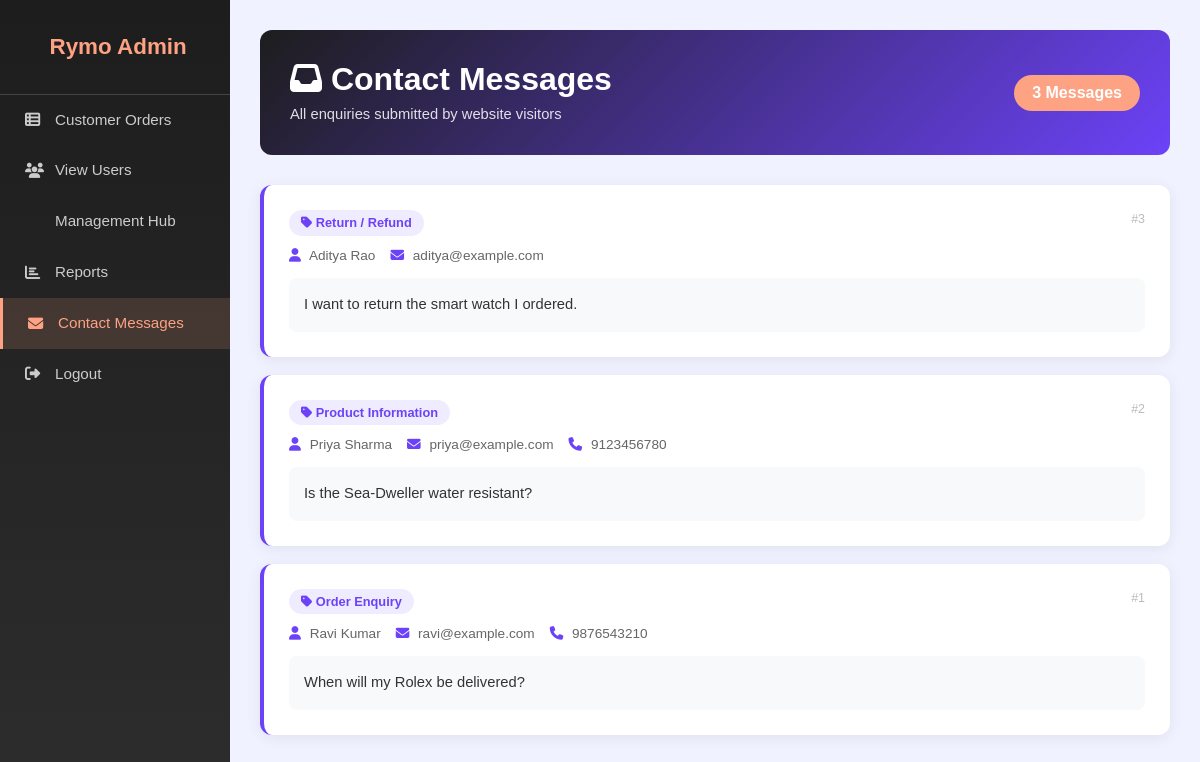
Screenshot of /admin_contact.php (signed in) with the database file from the repository.
### tables this page shows
CREATE TABLE IF NOT EXISTS `contact_us` (
  `id`        int(11)      NOT NULL AUTO_INCREMENT,
  `name`      varchar(255) NOT NULL,
  `email`     varchar(255) NOT NULL,
  `phone`     varchar(20)  DEFAULT '',
  `subject`   varchar(255) NOT NULL,
  `message`   text         NOT NULL,
  `created_at` timestamp   NOT NULL DEFAULT CURRENT_TIMESTAMP,
  PRIMARY KEY (`id`)
);

### admin_contact.php (the view, shortened to what this page needs)
<?php
$con = mysqli_connect('localhost', 'root', '', 'rymowatch');
$messages_res = mysqli_query($con, "SELECT * FROM contact_us ORDER BY id DESC");
$total_msg    = mysqli_num_rows($messages_res);
?>
<!DOCTYPE html>
<html lang="en">
<head>
  <link rel="stylesheet" href="https://cdn.jsdelivr.net/npm/bootstrap@4.1.3/dist/css/bootstrap.min.css"
>
  <link rel="stylesheet" href="https://cdnjs.cloudflare.com/ajax/libs/font-awesome/6.2.1/css/all.min.css">
</head>
<body>
<div class="sidebar">
  <div class="logo"><i class="fa-solid fa-watch"></i> Rymo Admin</div>
  <a href="admin.php"><i class="fa-solid fa-table-list"></i> Customer Orders</a>
  <a href="view_users.php"><i class="fa-solid fa-users"></i> View Users</a>
  <a href="management_hub.php"><i class="fa-solid fa-grid-2"></i> Management Hub</a>
  <a href="advanced_report.php"><i class="fa-solid fa-chart-bar"></i> Reports</a>
  <a href="admin_contact.php" class="active"><i class="fa-solid fa-envelope"></i> Contact Messages</a>
  <a href="logout.php"><i class="fa-solid fa-right-from-bracket"></i> Logout</a>
</div>
<div class="main-content">
  <div class="page-header">
    <div>
      <h2><i class="fa-solid fa-inbox"></i> Contact Messages</h2>
      <p style="margin:5px 0 0;opacity:0.85;font-size:0.92rem;">All enquiries submitted by website visitors</p>
    </div>
    <div class="badge-count"><?= $total_msg ?> Messages</div>
  </div>
  <?php if ($total_msg == 0): ?>
    <div class="empty-state">
      <i class="fa-solid fa-envelope-open"></i>
      <h5>No messages yet</h5>
      <p>When visitors fill the Contact form, messages will appear here.</p>
    </div>
  <?php else: ?>
    <?php while ($msg = mysqli_fetch_assoc($messages_res)): ?>
      <div class="msg-card">
        <span class="msg-id">#<?= $msg['id'] ?></span>
        <span class="subject-badge"><i class="fa-solid fa-tag"></i> <?= htmlspecialchars($msg['subject']) ?></span>
        <div class="meta">
          <span><i class="fa-solid fa-user"></i> <?= htmlspecialchars($msg['name']) ?></span>
          <span><i class="fa-solid fa-envelope"></i> <?= htmlspecialchars($msg['email']) ?></span>
          <?php if (!empty($msg['phone'])): ?>
          <span><i class="fa-solid fa-phone"></i> <?= htmlspecialchars($msg['phone']) ?></span>
          <?php endif; ?>
        </div>
        <div class="message-text"><?= nl2br(htmlspecialchars($msg['message'])) ?></div>
      </div>
    <?php endwhile; ?>
  <?php endif; ?>
</div>
</body>
</html>

### admin_contact.php (style rules this page uses)
* { margin:0; padding:0; box-sizing:border-box; font-family:'Poppins',sans-serif; }
body { background:#f0f2ff; min-height:100vh; }
.sidebar { position:fixed; top:0; left:0; width:230px; height:100vh; background:linear-gradient(180deg,#1d1d1d,#2d2d2d); padding-top:30px; z-index:100; }
.sidebar .logo { text-align:center; color:#fda283; font-size:1.4rem; font-weight:700; padding:0 20px 30px; border-bottom:1px solid #444; }
.sidebar a { display:flex; align-items:center; gap:12px; padding:14px 25px; color:#ccc; text-decoration:none; transition:0.2s; font-size:0.95rem; }
.sidebar a:hover, .sidebar a.active { background:rgba(253,162,131,0.15); color:#fda283; border-left:3px solid #fda283; }
.sidebar a i { width:18px; }
.main-content { margin-left:230px; padding:30px; }
.page-header { background:linear-gradient(135deg,#1d1d1d,#6c42f8); color:#fff; border-radius:12px; padding:30px; margin-bottom:30px; display:flex; align-items:center; justify-content:space-between; }
.page-header h2 { font-weight:700; margin:0; }
.badge-count { background:#fda283; color:#fff; border-radius:20px; padding:6px 18px; font-weight:700; font-size:1rem; }
.msg-card { background:#fff; border-radius:12px; padding:25px; box-shadow:0 3px 15px rgba(0,0,0,0.07); margin-bottom:18px; border-left:4px solid #6c42f8; transition:0.2s; }
.msg-card .meta { display:flex; flex-wrap:wrap; gap:15px; margin-bottom:12px; }
.msg-card .meta span { font-size:0.85rem; color:#666; }
.msg-card .meta span i { margin-right:5px; color:#6c42f8; }
.msg-card .subject-badge { background:#f0ecff; color:#6c42f8; border-radius:20px; padding:3px 12px; font-size:0.8rem; font-weight:600; display:inline-block; margin-bottom:10px; }
.msg-card .message-text { background:#f8f9fa; border-radius:8px; padding:15px; color:#333; font-size:0.92rem; line-height:1.6; }
.msg-card .msg-id { color:#bbb; font-size:0.78rem; float:right; }

### rows the page displays
contact_us: id "3", subject "Return / Refund", name "Aditya Rao", email "aditya@example.com", message "I want to return the smart watch I ordered."
contact_us: id "2", subject "Product Information", name "Priya Sharma", email "priya@example.com", phone "9123456780", message "Is the Sea-Dweller water resistant?"
contact_us: id "1", subject "Order Enquiry", name "Ravi Kumar", email "ravi@example.com", phone "9876543210", message "When will my Rolex be delivered?"

### other values shown
$total_msg "3"
